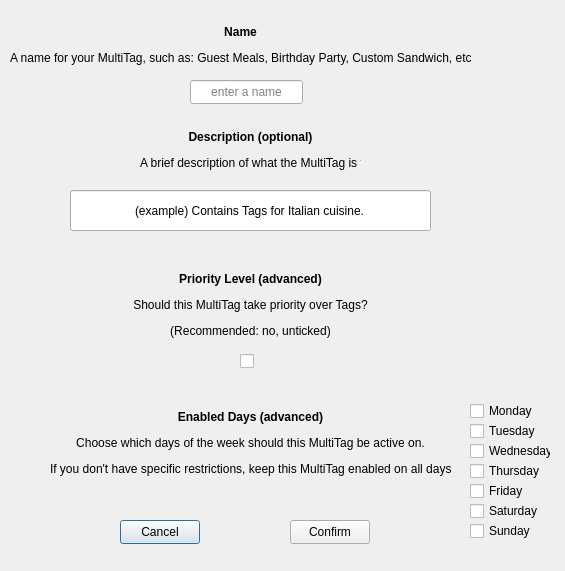
<?xml version="1.0" encoding="UTF-8"?>
<ui version="4.0">
 <class>CreateMultitag_BasicParams</class>
 <widget class="QDialog" name="CreateMultitag_BasicParams">
  <property name="geometry">
   <rect>
    <x>0</x>
    <y>0</y>
    <width>565</width>
    <height>571</height>
   </rect>
  </property>
  <property name="windowTitle">
   <string>New MultiTag</string>
  </property>
  <widget class="QCheckBox" name="checkBox_fri">
   <property name="geometry">
    <rect>
     <x>470</x>
     <y>480</y>
     <width>78</width>
     <height>22</height>
    </rect>
   </property>
   <property name="text">
    <string>Friday</string>
   </property>
  </widget>
  <widget class="QPushButton" name="pushButton_cancel">
   <property name="geometry">
    <rect>
     <x>120</x>
     <y>520</y>
     <width>80</width>
     <height>24</height>
    </rect>
   </property>
   <property name="text">
    <string>Cancel</string>
   </property>
  </widget>
  <widget class="QCheckBox" name="checkBox_wed">
   <property name="geometry">
    <rect>
     <x>470</x>
     <y>440</y>
     <width>81</width>
     <height>22</height>
    </rect>
   </property>
   <property name="text">
    <string>Wednesday</string>
   </property>
  </widget>
  <widget class="QLabel" name="label_enabledDays">
   <property name="geometry">
    <rect>
     <x>50</x>
     <y>410</y>
     <width>401</width>
     <height>81</height>
    </rect>
   </property>
   <property name="text">
    <string>&lt;html&gt;&lt;head/&gt;&lt;body&gt;&lt;p align=&quot;center&quot;&gt;&lt;span style=&quot; font-weight:700;&quot;&gt;Enabled Days (advanced)&lt;/span&gt;&lt;/p&gt;&lt;p align=&quot;center&quot;&gt;Choose which days of the week should this MultiTag be active on.&lt;/p&gt;&lt;p align=&quot;center&quot;&gt;If you don't have specific restrictions, keep this MultiTag enabled on all days.&lt;br/&gt;&lt;/p&gt;&lt;/body&gt;&lt;/html&gt;</string>
   </property>
  </widget>
  <widget class="QCheckBox" name="checkBox_tue">
   <property name="geometry">
    <rect>
     <x>470</x>
     <y>420</y>
     <width>78</width>
     <height>22</height>
    </rect>
   </property>
   <property name="text">
    <string>Tuesday</string>
   </property>
  </widget>
  <widget class="QPushButton" name="pushButton_confirm">
   <property name="geometry">
    <rect>
     <x>290</x>
     <y>520</y>
     <width>80</width>
     <height>24</height>
    </rect>
   </property>
   <property name="text">
    <string>Confirm</string>
   </property>
  </widget>
  <widget class="QCheckBox" name="checkBox_dependsOnMultiTag">
   <property name="geometry">
    <rect>
     <x>240</x>
     <y>350</y>
     <width>21</width>
     <height>22</height>
    </rect>
   </property>
   <property name="text">
    <string/>
   </property>
  </widget>
  <widget class="QCheckBox" name="checkBox_sat">
   <property name="geometry">
    <rect>
     <x>470</x>
     <y>500</y>
     <width>78</width>
     <height>22</height>
    </rect>
   </property>
   <property name="text">
    <string>Saturday</string>
   </property>
  </widget>
  <widget class="QLabel" name="label_name">
   <property name="geometry">
    <rect>
     <x>10</x>
     <y>20</y>
     <width>461</width>
     <height>51</height>
    </rect>
   </property>
   <property name="text">
    <string>&lt;html&gt;&lt;head/&gt;&lt;body&gt;&lt;p align=&quot;center&quot;&gt;&lt;span style=&quot; font-weight:700;&quot;&gt;Name&lt;/span&gt;&lt;/p&gt;&lt;p align=&quot;center&quot;&gt;A name for your MultiTag, such as: Guest Meals, Birthday Party, Custom Sandwich, etc.&lt;/p&gt;&lt;/body&gt;&lt;/html&gt;</string>
   </property>
  </widget>
  <widget class="QCheckBox" name="checkBox_thu">
   <property name="geometry">
    <rect>
     <x>470</x>
     <y>460</y>
     <width>78</width>
     <height>22</height>
    </rect>
   </property>
   <property name="text">
    <string>Thursday</string>
   </property>
  </widget>
  <widget class="QLineEdit" name="lineEdit_name">
   <property name="geometry">
    <rect>
     <x>190</x>
     <y>80</y>
     <width>113</width>
     <height>24</height>
    </rect>
   </property>
   <property name="maxLength">
    <number>50</number>
   </property>
   <property name="alignment">
    <set>Qt::AlignCenter</set>
   </property>
   <property name="placeholderText">
    <string>enter a name</string>
   </property>
  </widget>
  <widget class="QCheckBox" name="checkBox_mon">
   <property name="geometry">
    <rect>
     <x>470</x>
     <y>400</y>
     <width>78</width>
     <height>22</height>
    </rect>
   </property>
   <property name="text">
    <string>Monday</string>
   </property>
  </widget>
  <widget class="QLabel" name="label_description">
   <property name="geometry">
    <rect>
     <x>140</x>
     <y>130</y>
     <width>221</width>
     <height>41</height>
    </rect>
   </property>
   <property name="text">
    <string>&lt;html&gt;&lt;head/&gt;&lt;body&gt;&lt;p align=&quot;center&quot;&gt;&lt;span style=&quot; font-weight:700;&quot;&gt;Description (optional)&lt;/span&gt;&lt;/p&gt;&lt;p align=&quot;center&quot;&gt;A brief description of what the MultiTag is for.&lt;/p&gt;&lt;/body&gt;&lt;/html&gt;</string>
   </property>
  </widget>
  <widget class="QLabel" name="label_multitagDependency">
   <property name="geometry">
    <rect>
     <x>130</x>
     <y>270</y>
     <width>241</width>
     <height>71</height>
    </rect>
   </property>
   <property name="text">
    <string>&lt;html&gt;&lt;head/&gt;&lt;body&gt;&lt;p align=&quot;center&quot;&gt;&lt;span style=&quot; font-weight:700;&quot;&gt;Priority Level (advanced)&lt;/span&gt;&lt;/p&gt;&lt;p align=&quot;center&quot;&gt;Should this MultiTag take priority over Tags?&lt;/p&gt;&lt;p align=&quot;center&quot;&gt;(Recommended: no, unticked)&lt;/p&gt;&lt;/body&gt;&lt;/html&gt;</string>
   </property>
  </widget>
  <widget class="QLineEdit" name="lineEdit_description">
   <property name="geometry">
    <rect>
     <x>70</x>
     <y>190</y>
     <width>361</width>
     <height>41</height>
    </rect>
   </property>
   <property name="text">
    <string>(example) Contains Tags for Italian cuisine.</string>
   </property>
   <property name="maxLength">
    <number>80</number>
   </property>
   <property name="alignment">
    <set>Qt::AlignCenter</set>
   </property>
   <property name="dragEnabled">
    <bool>false</bool>
   </property>
   <property name="placeholderText">
    <string>(example) Contains Meals suitable for picnics.</string>
   </property>
  </widget>
  <widget class="QCheckBox" name="checkBox_sun">
   <property name="geometry">
    <rect>
     <x>470</x>
     <y>520</y>
     <width>78</width>
     <height>22</height>
    </rect>
   </property>
   <property name="text">
    <string>Sunday</string>
   </property>
  </widget>
 </widget>
 <resources/>
 <connections/>
</ui>
